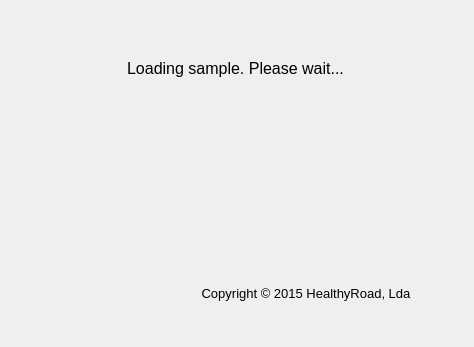
<?xml version="1.0" encoding="UTF-8"?>
<ui version="4.0">
 <class>LoadingScreen</class>
 <widget class="QDialog" name="LoadingScreen">
  <property name="geometry">
   <rect>
    <x>0</x>
    <y>0</y>
    <width>474</width>
    <height>347</height>
   </rect>
  </property>
  <property name="windowTitle">
   <string>HealthyRoad - HeartRate Sample</string>
  </property>
  <property name="windowIcon">
   <iconset resource="loadingscreen.qrc">
    <normaloff>:/LoadingScreen/Resources/appIcon.ico</normaloff>:/LoadingScreen/Resources/appIcon.ico</iconset>
  </property>
  <widget class="QWidget" name="">
   <property name="geometry">
    <rect>
     <x>60</x>
     <y>30</y>
     <width>351</width>
     <height>271</height>
    </rect>
   </property>
   <layout class="QGridLayout" name="gridLayout">
    <item row="2" column="0">
     <spacer name="verticalSpacer">
      <property name="orientation">
       <enum>Qt::Vertical</enum>
      </property>
      <property name="sizeHint" stdset="0">
       <size>
        <width>20</width>
        <height>58</height>
       </size>
      </property>
     </spacer>
    </item>
    <item row="0" column="0">
     <layout class="QHBoxLayout" name="horizontalLayout_2">
      <item>
       <spacer name="horizontalSpacer_2">
        <property name="orientation">
         <enum>Qt::Horizontal</enum>
        </property>
        <property name="sizeHint" stdset="0">
         <size>
          <width>40</width>
          <height>20</height>
         </size>
        </property>
       </spacer>
      </item>
      <item>
       <widget class="QLabel" name="hrIconLabel">
        <property name="sizePolicy">
         <sizepolicy hsizetype="Preferred" vsizetype="Preferred">
          <horstretch>190</horstretch>
          <verstretch>120</verstretch>
         </sizepolicy>
        </property>
        <property name="maximumSize">
         <size>
          <width>190</width>
          <height>120</height>
         </size>
        </property>
        <property name="text">
         <string/>
        </property>
        <property name="pixmap">
         <pixmap resource="loadingscreen.qrc">:/LoadingScreen/Resources/appIcon.png</pixmap>
        </property>
        <property name="scaledContents">
         <bool>true</bool>
        </property>
       </widget>
      </item>
      <item>
       <spacer name="horizontalSpacer_3">
        <property name="orientation">
         <enum>Qt::Horizontal</enum>
        </property>
        <property name="sizeHint" stdset="0">
         <size>
          <width>48</width>
          <height>20</height>
         </size>
        </property>
       </spacer>
      </item>
     </layout>
    </item>
    <item row="3" column="0">
     <layout class="QHBoxLayout" name="horizontalLayout">
      <item>
       <spacer name="horizontalSpacer">
        <property name="orientation">
         <enum>Qt::Horizontal</enum>
        </property>
        <property name="sizeHint" stdset="0">
         <size>
          <width>98</width>
          <height>20</height>
         </size>
        </property>
       </spacer>
      </item>
      <item>
       <widget class="QLabel" name="copyrightLabel">
        <property name="layoutDirection">
         <enum>Qt::LeftToRight</enum>
        </property>
        <property name="text">
         <string>&lt;html&gt;&lt;head/&gt;&lt;body&gt;&lt;p align=&quot;center&quot;&gt;&lt;span style=&quot; font-size:10pt;&quot;&gt;Copyright © 2015 HealthyRoad, Lda&lt;/span&gt;&lt;/p&gt;&lt;/body&gt;&lt;/html&gt;</string>
        </property>
        <property name="textFormat">
         <enum>Qt::RichText</enum>
        </property>
        <property name="alignment">
         <set>Qt::AlignBottom|Qt::AlignRight|Qt::AlignTrailing</set>
        </property>
       </widget>
      </item>
     </layout>
    </item>
    <item row="1" column="0">
     <layout class="QHBoxLayout" name="horizontalLayout_3">
      <item>
       <widget class="QLabel" name="label">
        <property name="minimumSize">
         <size>
          <width>282</width>
          <height>25</height>
         </size>
        </property>
        <property name="font">
         <font>
          <pointsize>12</pointsize>
         </font>
        </property>
        <property name="text">
         <string>Loading sample. Please wait...</string>
        </property>
        <property name="alignment">
         <set>Qt::AlignCenter</set>
        </property>
       </widget>
      </item>
     </layout>
    </item>
   </layout>
  </widget>
 </widget>
 <resources>
  <include location="loadingscreen.qrc"/>
 </resources>
 <connections/>
</ui>
